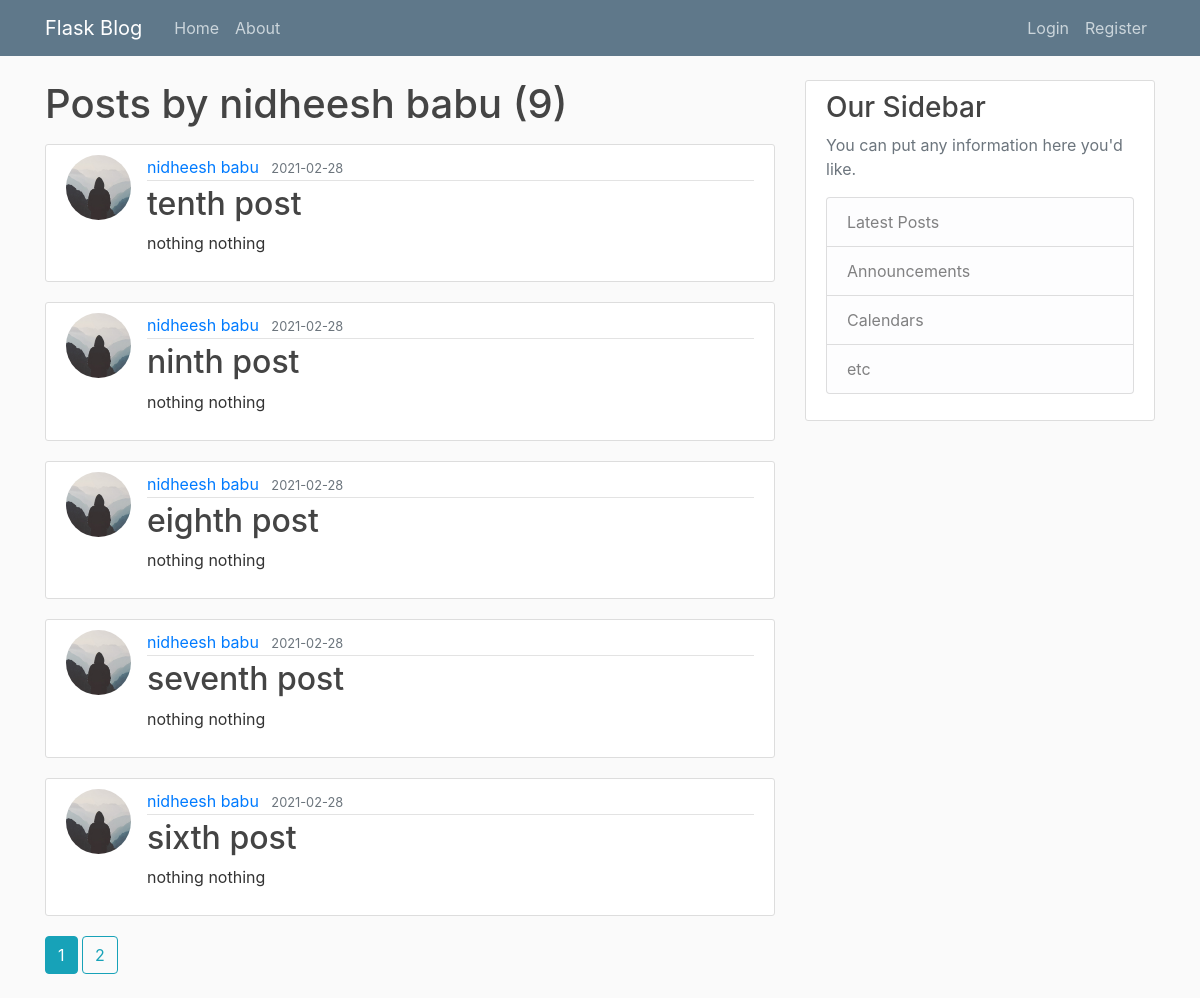
Screenshot of /user/nidheesh babu with the database file from the repository.
### flaskblog/models.py (models this page shows, shortened)
class User(db.Model, UserMixin):
    id = db.Column(db.Integer, primary_key = True)
    username = db.Column(db.String(20), unique=True, nullable=False)
    email = db.Column(db.String(120), unique=True, nullable=False)
    image_file = db.Column(db.String(20), nullable=False, default='default.jpg')
    password = db.Column(db.String(60), nullable=False)
    posts = db.relationship('Post', backref = 'author', lazy = True)

class Post(db.Model):
    id = db.Column(db.Integer, primary_key = True)
    title = db.Column(db.String(100), nullable=False)
    date_posted = db.Column(db.DateTime, nullable=False, default=datetime.utcnow)
    content = db.Column(db.Text, nullable = False)
    user_id = db.Column(db.Integer, db.ForeignKey('user.id'), nullable = False)

### flaskblog/routes.py (the view)
@app.route("/user/<string:username>")
def user_posts(username):
    page = request.args.get('page', 1, type=int)
    user = User.query.filter_by(username=username).first_or_404()
    posts = Post.query.filter_by(author=user).order_by(Post.date_posted.desc()).paginate(page=page, per_page=5)
    return render_template('user_posts.html', posts=posts, user=user)

### flaskblog/templates/user_posts.html
{% extends "layout.html" %}
{% block content %}
    <h1 class="mb-3">Posts by {{ user.username }} ({{ posts.total }})</h1>
    {% for post in posts.items %}
        <article class="media content-section">
            <img class="rounded-circle article-img" src="{{ url_for('static', filename='images/' + post.author.image_file) }}">
            <div class="media-body">
                <div class="article-metadata">
                    <a class="mr-2" href="{{ url_for('user_posts', username=post.author.username) }}">{{ post.author.username }}</a>
                    <small class="text-muted">{{ post.date_posted.strftime('%Y-%m-%d') }}</small>
                </div>
            <h2><a class="article-title" href="{{ url_for('post', post_id=post.id) }}">{{ post.title }}</a></h2>
            <p class="article-content">{{ post.content }}</p>
            </div>
        </article>
    {% endfor %}
    {% for page_num in posts.iter_pages(left_edge=1, right_edge=1, left_current=1, right_current=2) %}
        {% if page_num %}
            {% if posts.page == page_num %}
                <a class="btn btn-info mb-4" href="{{ url_for('user_posts',username=user.username, page = page_num) }}">{{ page_num }}</a>
            {% else %}
            <a class="btn btn-outline-info mb-4" href="{{ url_for('user_posts',username=user.username, page = page_num) }}">{{ page_num }}</a>
            {% endif %}
        {% else %}
            ....
        {% endif %}
    {% endfor %}
{% endblock content %}

### flaskblog/static/main.css (style rules this page uses)
body { background: #fafafa; color: #333333; margin-top: 5rem; }
h1, h2, h3, h4, h5, h6 { color: #444444; }
.content-section { background: #ffffff; padding: 10px 20px; border: 1px solid #dddddd; border-radius: 3px; margin-bottom: 20px; }
.article-title { color: #444444; }
.article-content { white-space: pre-line; }
.article-img { height: 65px; width: 65px; margin-right: 16px; }
.article-metadata { padding-bottom: 1px; margin-bottom: 4px; border-bottom: 1px solid #e3e3e3 }

### rows the page displays
User: username "nidheesh babu"
Post: image_file (picture), author.username "nidheesh babu", date_posted "2021-02-28", title "tenth post", content "nothing nothing"
Post: image_file (picture), author.username "nidheesh babu", date_posted "2021-02-28", title "ninth post", content "nothing nothing"
Post: image_file (picture), author.username "nidheesh babu", date_posted "2021-02-28", title "eighth post", content "nothing nothing"
Post: image_file (picture), author.username "nidheesh babu", date_posted "2021-02-28", title "seventh post", content "nothing nothing"
Post: image_file (picture), author.username "nidheesh babu", date_posted "2021-02-28", title "sixth post", content "nothing nothing"

### other values shown
{{ posts.total }} "9"
{{ page_num }} "1"
{{ page_num }} "2"
